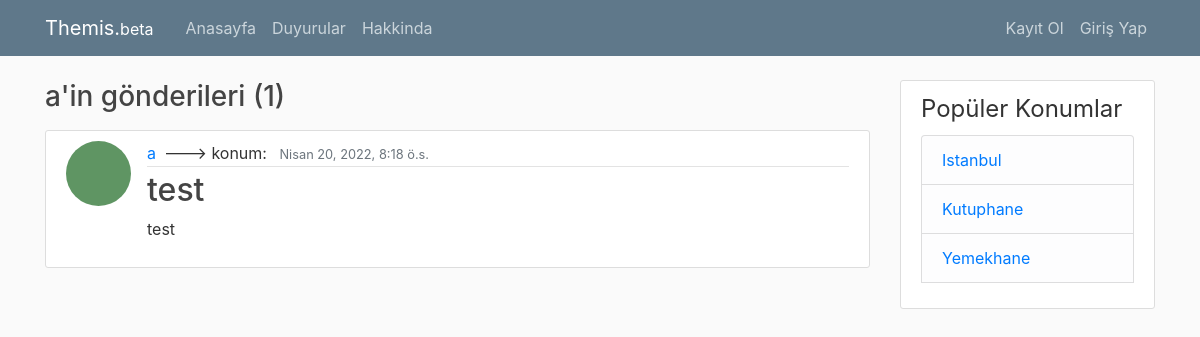
/user/a, run on an earlier commit of the app's database.
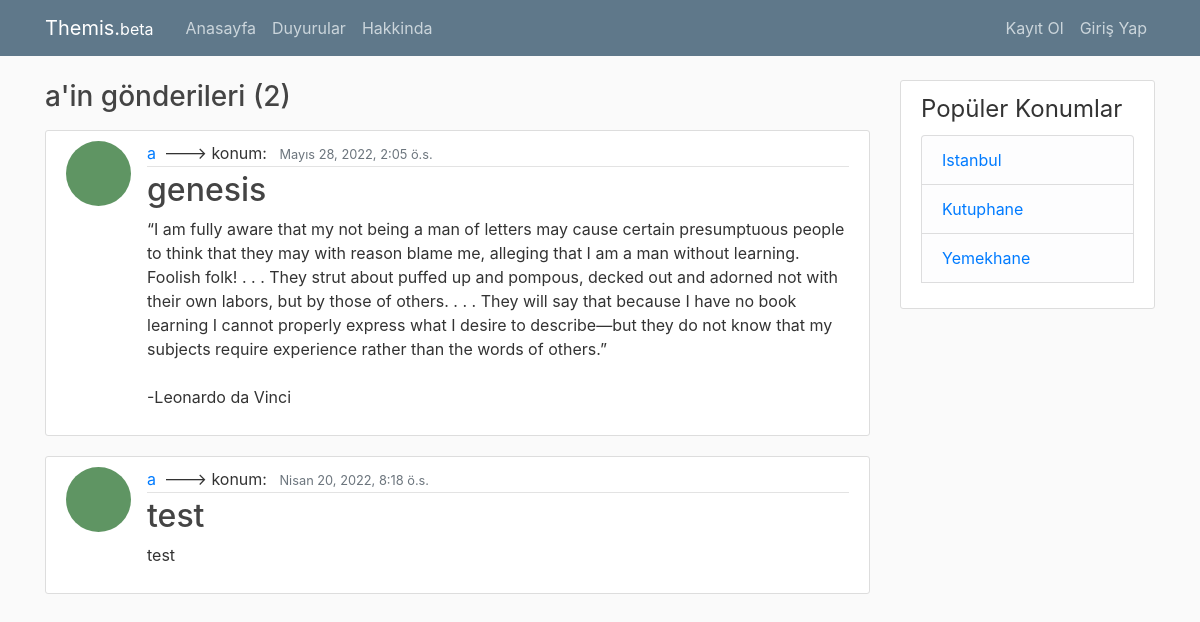
And on a later commit of the database.
### blog/models.py (models this page shows, shortened)
class Post(models.Model):
    title = models.CharField(max_length=100)
    content = models.TextField(default="")
    date_posted = models.DateTimeField(default=timezone.now)
    author = models.ForeignKey(User, on_delete=models.CASCADE)  #if is deleted than delete their posts
    location = models.CharField(max_length=100, default="")
    tags = TaggableManager()
    likes = models.ManyToManyField(User, related_name='blog_posts')
    mood = models.CharField(max_length=20, default="")

### users/models.py (models this page shows, shortened)
class Profile(models.Model):
	user = models.OneToOneField(User, on_delete=models.CASCADE) #with user modele have a one to one relationship--- İF USER DELETED DELETE THE PROFILE
	image = models.ImageField(default='default.jpg', upload_to='profile-pics')

### blog/views.py (the view)
# urls.py: path('user/<str:username>', UserPostListView.as_view(), name="user-posts"),
class UserPostListView(ListView):
	model = Post
	template_name = 'blog/user_posts.html'
	context_object_name = 'posts'
	paginate_by = 199
	def get_queryset(self):
		user = get_object_or_404(User, username=self.kwargs.get('username'))
		return Post.objects.filter(author = user).order_by('-date_posted')

### blog/templates/blog/user_posts.html
{% extends "blog/base.html" %}
{% block content%}
	<h3 class="mb-3"> {{ view.kwargs.username }}'in gönderileri ({{page_obj.paginator.count}}) </h3>
	{% for post in posts %}
		<article class="media content-section">
		  <img class='rounded-circle article-img' src="{{ post.author.profile.image.url }}">
		  <div class="media-body">
		    <div class="article-metadata">
		      <a class="mr-2" href="{% url 'user-posts' post.author.username %}">{{ post.author }}</a>--->
		      konum: <a class="mr-2" href="#">{{ post.location }}</a>
		      <small class="text-muted">{{ post.date_posted}}</small>
		    </div>
		    <h2><a class="article-title" href="{% url 'post-detail' post.id %}">{{ post.title }}</a></h2>
		    <p class="article-content">{{ post.content }}</p>
		  </div>
		</article>
	{% endfor %}
{% endblock content %}

What changed in the data, as far as the page shows it:
added Post: author.profile.image (placeholder picture), author "a", date_posted "Mayıs 28, 2022, 2:05 ö.s.", title "genesis", content "“I am fully aware that my not being a man of letters may cause certain presumptuous people to think that they may with reason blame me, alleging that I am a man without learning. Foolish folk! . . . They strut about puffed up and pompous, decked out and adorned not with their own labors, but by those of others. . . . They will say that because I have no book learning I cannot properly express what I desire to describe—but they do not know that my subjects require experience rather than the words of others.” -Leonardo da Vinci"
Also different on the page:
{{ page_obj.paginator.count }}: "1" → "2"
